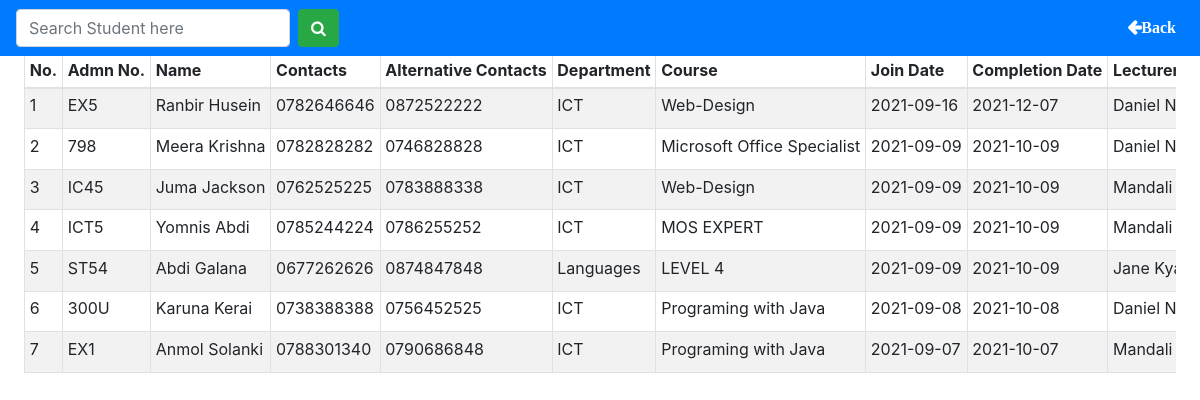
The app's page /update_student.php (signed in) with its own data.
### tables this page shows
CREATE TABLE `student` (
  `adno` varchar(200) NOT NULL,
  `name` varchar(200) NOT NULL,
  `contact` varchar(200) NOT NULL,
  `alcontact` varchar(200) NOT NULL,
  `dpt` varchar(200) NOT NULL,
  `course` varchar(200) NOT NULL,
  `jd` varchar(200) NOT NULL,
  `cd` varchar(200) NOT NULL,
  `lecturer` varchar(200) NOT NULL,
  `status` varchar(200) NOT NULL,
  `cst` varchar(200) NOT NULL,
  `cet` varchar(200) NOT NULL
);

### update_student.php (the view, shortened to what this page needs)
<?php
if (isset($_POST['search'])) {
$valuetosearch=$_POST['value_to_search'];
$sql="SELECT * FROM `student` WHERE CONCAT(`adno`, `name`, `contact`, `alcontact`, `dpt`, `course`, `jd`, `cd`, `lecturer`, `status`, `cst`, `cet`) LIKE '%".$valuetosearch."%' AND dpt='Languages' OR dpt='ICT'";
$search_result= filtertable($sql);
}
else{
$sql="SELECT * FROM `student` where dpt='Languages' OR dpt='ICT' ORDER BY `jd`  DESC" ;
$search_result=filtertable($sql);
}
function filtertable($sql)
{
  $con=mysqli_connect("127.0.0.1","root","","egc");
  $filter_result=mysqli_query($con,$sql);
  return $filter_result;
}
 ?>
<?php
if (isset($_SESSION['admin']) )
{
  ?>
<!DOCTYPE html>
<html>
<head>
  <link rel="stylesheet" href="https://cdnjs.cloudflare.com/ajax/libs/font-awesome/4.7.0/css/font-awesome.min.css">
  <link rel="stylesheet" href="https://maxcdn.bootstrapcdn.com/bootstrap/4.0.0/css/bootstrap.min.css">
</head>
<body class=" ">
  <div>
 <nav class="navbar navbar-expand-lg navbar-primary bg-primary navbar-fixed fixed-top" >
  <div class="collapse navbar-collapse" id="navbarTogglerDemo03">
<ul class="navbar-nav  mt-lg-0 mr-auto">
<li class="nav-item">
     <form class="form-inline my-2 my-lg-0" action="update_student.php" method="post">
    <input type="text" name="value_to_search" class="form-control mr-sm-2" placeholder="Search Student here">
    <button class="btn btn-success my-2 my-sm-0" name="search"><i class="fa fa-search" aria-hidden="true"></i></button>
   </form>
  </li>
</ul >
 <ul class="navbar-nav  mt-lg-0 ml-auto">
         <li class="nav-item">
        <a style="color: white; font-family:Verdana; cursor: pointer; font-weight: bolder;" class="nav-link" href="student_management.php">   <i class="fa fa-arrow-left" aria-hidden="true" style="font-weight:bolder;">Back</i></a>
      </li>
 </ul>
 </div>
  </div>
<div class="pt-5">
<div class=" pt-sm-1">
  <div class="">
    <div class="w-auto">
        <div class="pl-4 pr-4 table-responsive text-nowrap">
       <table class="table  table-bordered table table-striped table-hover table-responsive table-sm">
    <thead class="w-auto">
<tr>
<th scope="col">No.</th>
<th scope="col">Admn No.</th>
<th scope="col"style="font-size: 16px;width: auto;">Name</th>
<th scope="col">Contacts</th>
<th scope="col">Alternative Contacts</th>
<th scope="col">Department</th>
<th scope="col">Course</th>
<th scope="col">Join Date</th>
<th scope="col">Completion Date</th>
<th scope="col">Lecturer</th>
</tr>
</thead>
<tbody>
<?php
 $count=1;
while($row = mysqli_fetch_array($search_result)) {
  ?>
<tr><td ><?php echo $count; ?></td>
  <td><?php echo $row["adno"]; ?></td>
<td ><?php echo $row["name"]; ?></td>
<td ><?php echo $row["contact"]; ?></td>
<td ><?php echo $row["alcontact"]; ?></td>
<td ><?php echo $row["dpt"]; ?></td>
<td ><?php echo $row["course"]; ?></td>
<td ><?php echo $row["jd"]; ?></td>
<td ><?php echo $row["cd"]; ?></td>
<td ><?php echo $row["lecturer"]; ?></td>
</tr>
<?php
$count++;} ?>
</tbody>
</table>
</div>
  </div>
</div>
</div>
</body>
</html>
<?php
}
else
{
  header('Location: index.php');
}
 ?>

### records on screen
student: adno "EX5", name "Ranbir Husein", contact "0782646646", alcontact "0872522222", dpt "ICT", course "Web-Design", jd "2021-09-16", cd "2021-12-07", lecturer "Daniel…"
student: adno "798", name "Meera Krishna", contact "0782828282", alcontact "0746828828", dpt "ICT", course "Microsoft Office Specialist", jd "2021-09-09", cd "2021-10-09", lecturer "Daniel…"
student: adno "IC45", name "Juma Jackson", contact "0762525225", alcontact "0783888338", dpt "ICT", course "Web-Design", jd "2021-09-09", cd "2021-10-09", lecturer "Mandali…"
student: adno "ICT5", name "Yomnis Abdi", contact "0785244224", alcontact "0786255252", dpt "ICT", course "MOS EXPERT", jd "2021-09-09", cd "2021-10-09", lecturer "Mandali…"
student: adno "ST54", name "Abdi Galana", contact "0677262626", alcontact "0874847848", dpt "Languages", course "LEVEL 4", jd "2021-09-09", cd "2021-10-09", lecturer "Jane…"
student: adno "300U", name "Karuna Kerai", contact "0738388388", alcontact "0756452525", dpt "ICT", course "Programing with Java", jd "2021-09-08", cd "2021-10-08", lecturer "Daniel…"
student: adno "EX1", name "Anmol Solanki", contact "0788301340", alcontact "0790686848", dpt "ICT", course "Programing with Java", jd "2021-09-07", cd "2021-10-07", lecturer "Mandali…"
